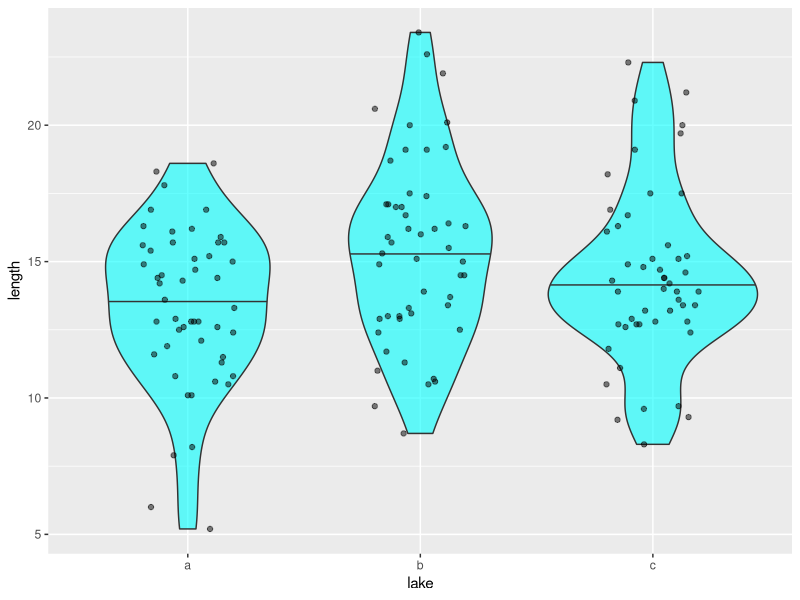
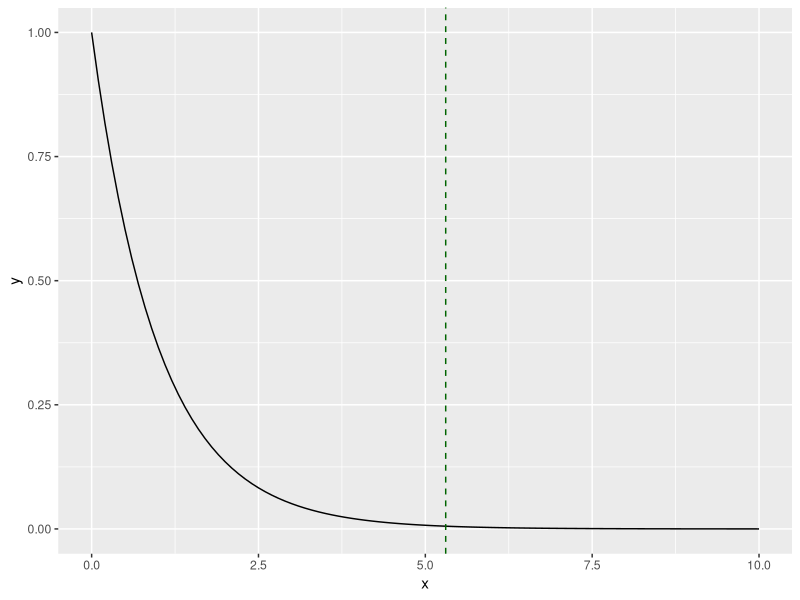

These figures' R source, in order: (Note: this script raises an error after producing the figures.)
#' ---
#' title: "Set 8"
#' output: html_document
#' date: 2023-10-3
#' author: Jenna Jordan
#' ---

#+ message = FALSE, warning = FALSE
library(tidyverse)
df_anova <- read_csv(here::here("data_raw/data_fish_length_anova.csv"))

distinct(df_anova, lake)

df_anova %>%
  distinct(lake)

unique(df_anova$lake)

df_anova %>%
  ggplot(aes(x = lake,
             y = length)) +
  geom_violin(draw_quantiles = 0.5,
              fill = "cyan",
              alpha = 0.6) +
  geom_jitter(width = 0.2, 
              height = 0, 
              alpha = 0.5)

#anova in R

fit <- aov(formula = length ~ lake, 
    data = df_anova)
fit
summary(fit)

#whole mean

mu <- mean(df_anova$length)

#behind anova

x_a <- df_anova %>%
  filter (lake == "a") %>%
  pull(length)

x_b <- df_anova %>%
  filter (lake == "b") %>%
  pull(length)

x_c <- df_anova %>%
  filter (lake == "c") %>%
  pull(length)

mu_a <- mean(x_a)
mu_b <- mean(x_b)
mu_c <- mean(x_c)

mu_a; mu_b; mu_c

## between-group variability
#calculate sum squared

ss_ga <- (mu_a - mu)^2 * length(x_a)
ss_gb <- (mu_b - mu)^2 * length(x_b)
ss_gc <- (mu_c - mu)^2 * length(x_c)

ss_ga; ss_gb; ss_gc

ss_g <- ss_ga + ss_gb + ss_gc
ss_g

#tidyverse language
# estimate overall mean
mu <- mean(df_anova$length)

# estimate group means and sample size each
df_g <- df_anova %>% 
  group_by(lake) %>% 
  summarize(mu_g = mean(length), # mean for each group
            dev_g = (mu_g - mu)^2, # squared deviation for each group
            n = n()) # sample size for each group

print(df_g)

ss_g <- df_g %>% 
  mutate(ss = dev_g * n) %>%
  pull(ss) %>%
  sum()

print(df_g)

## within-group variability

dev_ia <- (x_a - mu_a)^2

dev_ib <- (x_b - mu_b)^2

dev_ic <- (x_c - mu_c)^2

#sum i

sum(dev_ia)
sum(dev_ib)
sum(dev_ic)

#summation across groups

ss_w <- sum(dev_ia) + sum(dev_ib) + sum(dev_ic)

#tidyverse version of within-group
df_i <- df_anova %>% 
  group_by(lake) %>% 
  mutate(mu_g = mean(length)) %>% # use mutate() to retain individual rows
  ungroup() %>% 
  mutate(dev_i = (length - mu_g)^2) # deviation from group mean for each fish
df_i

#convert variability to SD
var_g <- ss_g / (3-1) #3 lakes minus 1
nrow(df_anova) #number of total individuals - number of groups
var_w <- ss_w / (150 - 3)

f_value <- var_g / var_w #calculation for f value

ss_g; ss_w
var_g; var_w
f_value
summary(fit)

# f distribution

x <- seq(0, 10, by = 0.1)
y <- df(x, df1 = 3-1, df2 = 150 -3) #df1 = df of groups, #df2 = df of individuals

tibble(x = x, y = y) %>% 
  ggplot(aes(x = x,
             y = y)) + 
  geom_line() + # F distribution
  geom_vline(xintercept = f_value, # observed F-statistic
             color = "darkgreen",
             linetype = "dashed") 

# pf() estimate the probability of less than q
# Pr(F0 > F) is 1 - Pr(F0 < F)
p_value <- 1 - pf(q = f_value, df1 = n_g - 1, df2 = nrow(df_anova) - n_g)
print(p_value)
